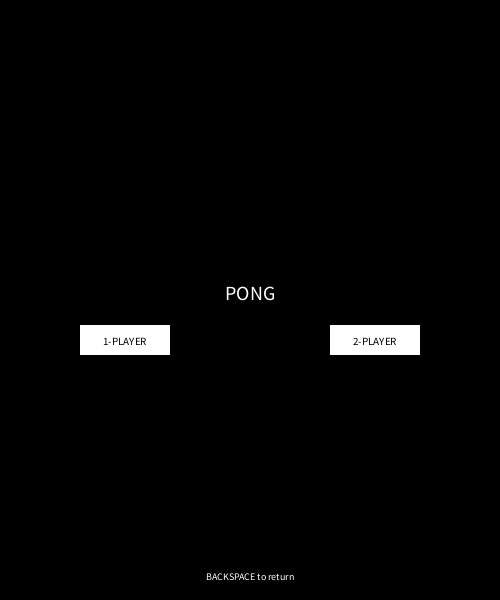
Frame 1 (no input)
Frame 60 (the mouse pressed at the canvas centre just before this capture): identical to frame 1, image omitted
Frame 120 (the mouse held since frame 60 and released just before this capture): identical to frame 1, image omitted

The Processing sketch that drew this single still picture (run headless with seeded random() and noise(); from frame 60 on, the mouse is pressed at the canvas centre):

// Processing sketch: processing_159780
// ── processing_159780.pde

//Ciaran Carrick - C12548143
//Assignment - 3


Paddles player, player2;
Background B;
Ball ball;
CollisionManager cm;
Interface UI;
boolean start, single, pause; //False by default

void setup() {
  background(0);
  size(500, 600); 
  B = new Background(height/20);
  ball = new Ball(width/2, height/2);
  player = new Paddles(width-10, height/2, 0); //Position X, Position Y, Intial Score
  player2= new Paddles(0, height/2, 0); 
  cm = new CollisionManager();
  UI = new Interface();
}//end setup

void keyReleased() {
  //Resets game
  if (pause && key == 'r') {
    setup();
    fill(255);
    pause = !pause;
    UI.reset(player);
  }
  else if (start && key == BACKSPACE) {
    UI.TitleMenu();
    setup();
  }
  //Difficulty setting
  //Offers higher challenge upon sucessful completion of game
  if (pause && single == true && key == 'h' && player.score1 == 10) {
    fill(255);
    pause = !pause;
    player.score1 =0;
    player2.score2 = 0+5;
    player2.Ph =300;
    player2.yPaddle=width/2;
  }
}//end keyReleased


void draw() {
  //Displays main hud
  if (!start) {
    UI.TitleMenu();
  }//end !start if


  //List of function calls
  if (start && !pause) {
    cm.update(B, ball, player, player2);
    B.display();
    player.move();
    player.display();
    player2.AImove();
    player2.AIdisplay();
    ball.move();
    ball.display();
    UI.display(player);
  }
  else if (pause && player.score1 == 10 || pause && player2.score2 == 10) {
    B.display();
    UI.display(player);
  }//end Pause
}//end Draw

class Background {
  //Fields
  int Lineamount;
  int H=10, W=5, gap=10;
  //Constructor
  Background(int LineCount) {
    Lineamount=LineCount;
  }
  //Methods
  void display() {
    noStroke();
    rectMode(CORNER);
    background(0);
    //For loop to print multiple lines
    for (int i =0; i<Lineamount;i++) {
      rect((width/2)-W, gap/2+((H+gap) * i), W, H);
    }
    //Borders
    stroke(255);
    rect(gap, 0, width-gap*2, gap/2);
    rect(gap, height-gap/2, width-gap*2, gap);
  }//end display method
}//end class

class Ball {
  //Fields
  float xPos, yPos, directionx, directiony, maxSpeedX, maxSpeedY;
  int Ballsize;
  //Constructor
  Ball(float xIn, float yIn) {
    xPos = xIn; //X-position
    yPos = yIn; //Y-position
    Ballsize = 10;
    directionx =6; //Balls X speed
    directiony = (int)random(-6, 6); //Ball Y speed
    maxSpeedX = 15; //X top speed
    maxSpeedY = 8;  //Y top speed
  }
  //Methods
  void move() {
    //Top and bottom screen collisions
    xPos = xPos + directionx;
    yPos = yPos + directiony;
    if ((yPos > height-Ballsize) ||(yPos < 0+Ballsize))
    {
      directiony *= -1; //If balls bounces of off either top or bottom of screen, reverse direction.
    }

    if (directionx >= maxSpeedX) {
      directionx = maxSpeedX; //caps X momentum to MaxSpeedX
    }
    if (directiony >= maxSpeedY) {
      directiony = maxSpeedY; //caps Y momentum to MaxSpeedY
    }
  }//end move method

  void display() {
    rectMode(CENTER);
    noStroke();
    noFill();
    rect(xPos, yPos, Ballsize+5, Ballsize+5); //Balls Hitbox.
    fill(255);
    rect(xPos, yPos, Ballsize, Ballsize);
  }//end display method
}//end class


class CollisionManager {
  //No Fields

  //Constructor
  CollisionManager() {
  }
  //Methods
  void update(Background B, Ball ball, Paddles player, Paddles player2) {
    //If the ball is inbetween the paddle, bounce in opposite direction
    if ((ball.xPos >= player.xPaddle - ball.Ballsize/2)&& (ball.yPos-player.Ph >= player.yPaddle-player.Ph && ball.yPos <= player.yPaddle+player.Ph)) {
      ball.directionx *= -1;
      ball.directionx -= 1;
    }
    if ((ball.xPos < player2.xPaddle+ball.Ballsize*2) && (ball.yPos-player2.Ph >= player2.yPaddle-player2.Ph && ball.yPos <= player2.yPaddle+player2.Ph)) {
      //If the ball is below and above the paddle, bounce in opposite direction
      ball.directionx *= -1;
      ball.directionx += 1;
    }
    //Score for PaddleL
    if (ball.xPos >= width)
    {
      player2.score2 +=1;
      //Reset at different Y-position above and below border
      ball.xPos = width/2;
      ball.yPos = random(B.gap, height-B.gap);
      ball.directionx = -4;   // spawns ball going left
      ball.directiony = (int)random(-6, 6);
    }
    //Score for Paddles
    if (ball.xPos <= 0) {
      player.score1 +=1;
      //Reset at different Y-position above and below border
      ball.xPos = width/2;
      ball.yPos = random(B.gap, height-B.gap);
      ball.directionx = 4;   // spawns ball going right
      ball.directiony = (int)random(-6, 6);
    }
  }
}//end collision class

class Interface {
  //Fields

  //Constructor
  Interface() {
  }
  //Methods
  void TitleMenu() {
    start= false;
    pause=false;

    noStroke();
    fill(255);
    background(0);
    textAlign(CENTER);
    rectMode(CENTER);
    textSize(20);
    text("PONG", width/2, height/2);
    textSize(10);
    text("BACKSPACE to return", width/2, height-20);
    textSize(11);
    rect(width/4, 340, 90, 30);   //2-Player option
    rect(width*3/4, 340, 90, 30);  //Single player option
    fill(0);
    text("1-PLAYER", width/4, 345);
    text("2-PLAYER", width*3/4, 345);
    //4 if statements: 1st one changes colour and size, 2nd if takes input mouseinput inside rect, 2nd row is for 2-player button.
    if (mouseX < width/4 + 45 && mouseX > width/4 - 45 && mouseY < 340 + 15 && mouseY > 340 - 15) {
      fill(0, 50, 255);
      rect(width/4, 340, 90, 30);   //1-Player option
      fill(0);
      textSize(13);
      text("1-PLAYER", width/4, 345);
    }
    //Takes mouseclick and changes booleans to start game
    if (!start && mousePressed && mouseX < width/4 + 45 && mouseX > width/4 - 45 && mouseY < 340 + 15 && mouseY > 340 - 15) { //Only clicking inside the box activates if
      single = true;
      start = true;
    }
    if (mouseX < width*3/4 + 45 && mouseX > width*3/4 - 45 && mouseY < 340 + 15 && mouseY > 340 - 15) {
      fill(0, 50, 255);
      rect(width*3/4, 340, 90, 30);   //2-Player option
      fill(0);
      textSize(13);
      text("2-PLAYER", width*3/4, 345);
    }
    if (!start && mousePressed && mouseX < width*3/4 + 45 && mouseX > width*3/4 - 45 && mouseY < 340 + 15 && mouseY > 340 - 15) { //Only clicking inside the box activates if
      start = true;
      single = false;
    }
  }

  void reset(Paddles player) {
    //Resets scores kept in Paddle class
    player.score1 = player.score1;
    player2.score2 = player2.score2;
  }

  //Deplays UI
  void display(Paddles player) {
    fill(255);
    stroke(255);
    textSize(30);
    text(player.score1, width/2+50, 50);
    text(player2.score2, width/2-50, 50);
    // once wins accumulated, display score, retry, and option for harder difficulty
    if (player.score1 == 10) {
      pause=true;
      fill(200, 0, 150);
      text("'R'\n to retry", width/2+150, height/2);
      textSize(20);
      text("Player1 \nwins!", width/2+50, 80);
      if (player.score1 ==10 && single == true) {
        textSize(15);
        text("'h'for hard mode", width/2+155, height/2+70);
      }
    }
    else if (player2.score2 == 10) {
      fill(150, 0, 200);
      pause=true;
      text("'R'\n to retry", width/2-150, height/2);
      textSize(20);
      text("Player2 \nwins!", width/2-50, 80);
    }
  }//end display method
}//end class

class Paddles {
  //Fields
  float xPaddle, yPaddle, Pw, Ph, directiony, speed;
  int score1, score2;
  //Constructor
  Paddles(int xIn, int yIn, int scoreIn) {
    xPaddle = xIn;
    yPaddle = yIn;
    Pw = 10;
    Ph = 50;
    score1 = scoreIn; //Scores
    score2 = scoreIn;
    directiony=6; //Paddle Y 
  }
  //Methods
  void AImove() {
    //if true, AI Controls
    if (single == true) {  
      yPaddle =yPaddle + directiony;
      if (yPaddle> height-Ph) {
        directiony *= -1;
      }
      else if (yPaddle<0) {
        directiony *= -1;
      }
    }// end single if

    //If false, 2-player controls
    if (single==false) {
      if (keyPressed) {
        //sees the keys if pressed
        if (keyCode == UP) {
          yPaddle -= 15;
        }
        if (keyCode == DOWN) {
          yPaddle += 15;
        }
      }
      //Keeps paddle from moving off screen
      if (yPaddle> height-Ph) {
        yPaddle = 550;
      }
      else if ( yPaddle<0) {
        yPaddle = 0;
      }
    }//end single false if
  }


  // Prevents Paddles from moving off screen
  void move() {
    yPaddle = mouseY;
    if (mouseY> height-Ph) {
      mouseY = 550;
    }
    else if (mouseY<0) {
      mouseY = 0;
    }
  }//end move method
  //Display Paddle
  void display() {
    stroke(255);
    fill(255);
    rect(xPaddle, mouseY, Pw, Ph);
  }//end display method

  void AIdisplay() { //AI Display for keys
    stroke(255);
    fill(255);
    rect(xPaddle, yPaddle, Pw, Ph);
  }//end display method
}//end class
